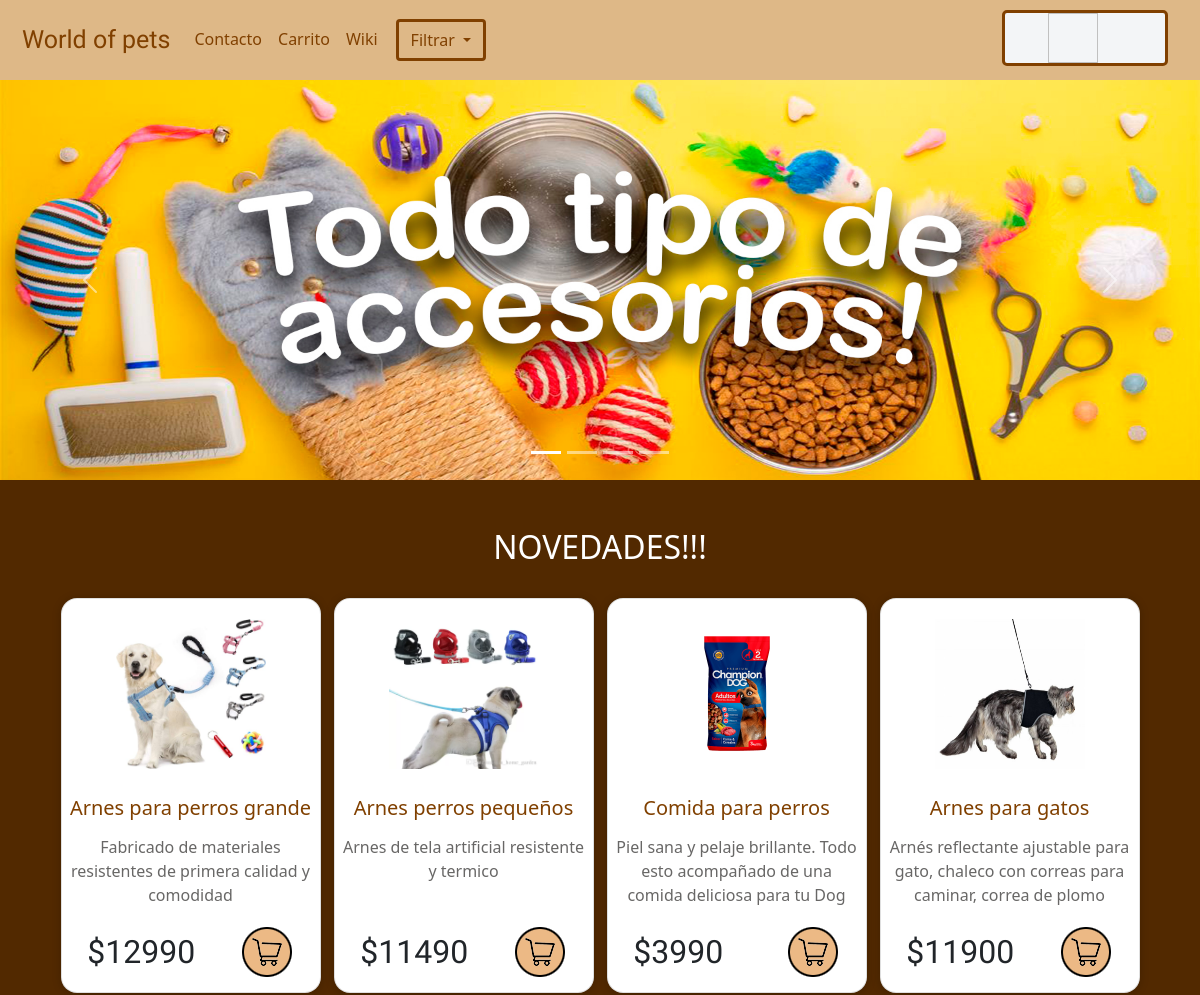
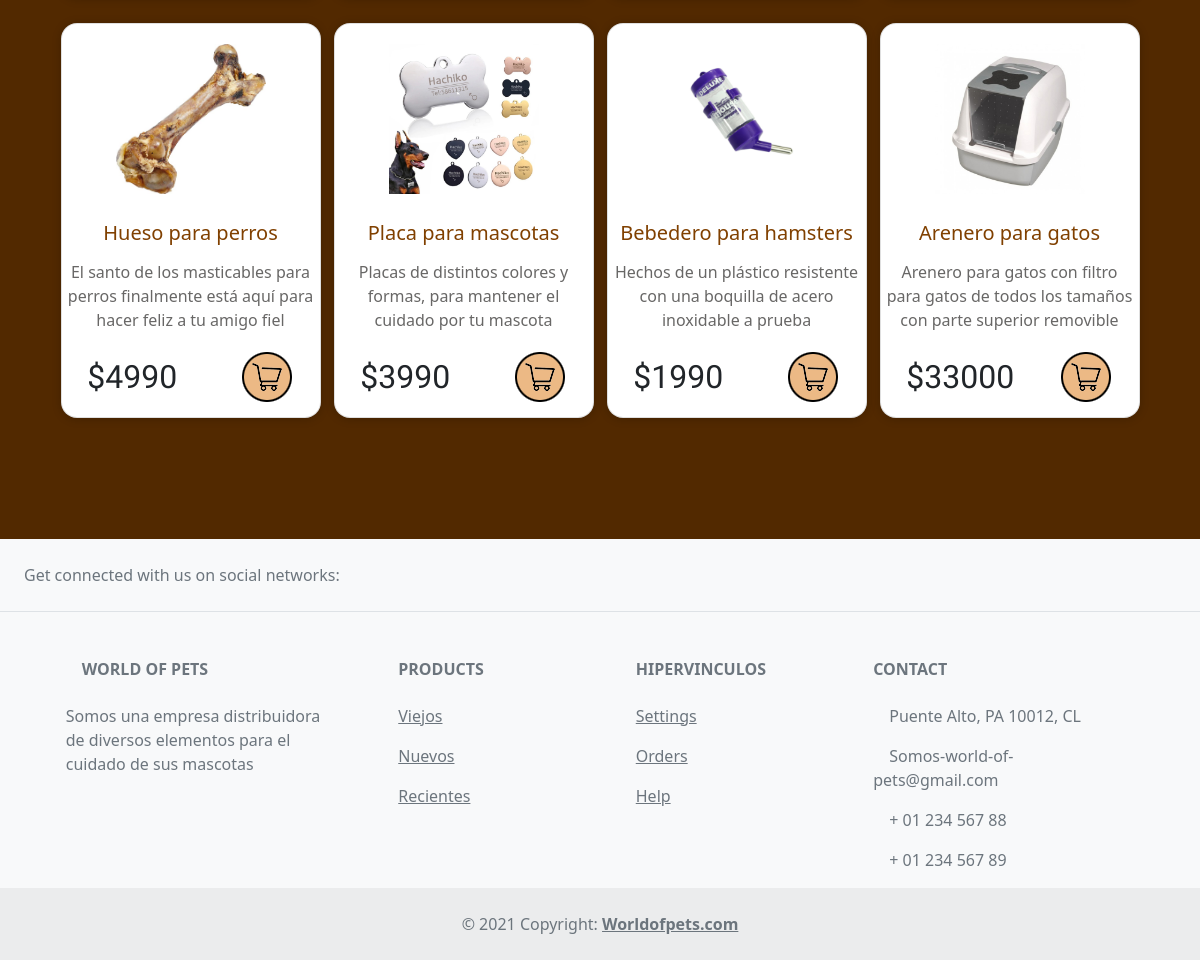
Page /wop/ on the committed database (2 pictures, top to bottom).
### appwop/models.py (models this page shows)
class Pnovedade(models.Model):
    idProducto=models.CharField(max_length=30,null=True)
    nombre=models.CharField(max_length=30)
    descripcion=models.CharField(max_length=150)
    precio=models.IntegerField()
    imagen=models.ImageField(upload_to="productos", null=True)
    creado=models.DateTimeField(auto_now_add=True)
    actualizado=models.DateTimeField(auto_now=True)

### appwop/views.py (the view)
# urls.py: path('wop/', index),
def index(request):
    try:
        pnovedades = Pnovedade.objects.all()
        context= {'pnovedades':pnovedades}
        return render(request, "index.html", context)
    except:
        mensaje = "Problemas con la carga en el home"
        return HttpResponse(mensaje)

### appwop/templates/index.html (shortened to what this page needs)
{% load static %}
<!DOCTYPE html>
<html lang="en">
<head>
    <link rel="stylesheet" href="{% static 'appwop/css/estilo-sec-clima.css' %}">
    <link rel="stylesheet" href="{% static 'appwop/css/estilos-index.css' %}">
    <link href="https://cdn.jsdelivr.net/npm/bootstrap@5.1.3/dist/css/bootstrap.min.css" rel="stylesheet">
</head>
<body style="background-color:#522900;">
    <nav id="marginnav" class="navbar navbar-expand-lg navbar-light bg-light">
        <div id="fondo" class="container-fluid">
          <a id="cafenav" class="navbar-brand">World of pets</a>
          <div class="collapse navbar-collapse" id="navbarSupportedContent">
            <ul class="navbar-nav me-auto mb-2 mb-lg-0">
              <li class="nav-item1">
                <a id="cafenav2" class="nav-link active" href="/contacto/">Contacto</a>
              </li>
              <li class="nav-item2">
                <a id="cafenav2" class="nav-link" href="/carrito/">Carrito</a>
              </li>
              <li class="nav-item2">
                <a id="cafenav2" class="nav-link" href="/wiki/" style="margin-right: 10px;">Wiki</a>
              </li>
              <div class="dropdown">
                <button id="color-boton-filtrar" class="btn btn-secondary dropdown-toggle" type="button" id="dropdownMenuButton1" data-bs-toggle="dropdown" aria-expanded="false">
                  Filtrar
                </button>
              </div>
            </ul>
            <div id="clima" style="background-color: rgb(243, 245, 247);">
              <img id="icono-animado">
              <p id="ubicacion"></p>
            </div>
          </div>
        </div>
      </nav>
      <div id="carouselExampleIndicators" class="carousel slide" data-bs-ride="carousel">
        <div class="carousel-indicators">
          <button type="button" data-bs-target="#carouselExampleIndicators" data-bs-slide-to="0" class="active" aria-current="true" aria-label="Slide 1"></button>
          <button type="button" data-bs-target="#carouselExampleIndicators" data-bs-slide-to="1" aria-label="Slide 2"></button>
          <button type="button" data-bs-target="#carouselExampleIndicators" data-bs-slide-to="2" aria-label="Slide 3"></button>
          <button type="button" data-bs-target="#carouselExampleIndicators" data-bs-slide-to="3" aria-label="Slide 4"></button>
        </div>
        <div class="carousel-inner">
          <div class="carousel-item active">
            <img src="{% static 'appwop/Img/Banner1.jpg' %}" id="imgs-carusel" class="d-block w-100">
          </div>
        </div>
        <button class="carousel-control-prev" type="button" data-bs-target="#carouselExampleIndicators" data-bs-slide="prev">
          <span class="carousel-control-prev-icon" aria-hidden="true"></span>
        </button>
        <button class="carousel-control-next" type="button" data-bs-target="#carouselExampleIndicators" data-bs-slide="next">
          <span class="carousel-control-next-icon" aria-hidden="true"></span>
        </button>
      </div>
      <br>
      <br>
      <section class="productos">
        <div class="col mx-auto align-items-center">
          <div class="text-center">
            <h2 id="hdos">NOVEDADES!!!</h2>
          </div>
          <br>
          <div class="row mx-auto justify-content-center align-items-center text-center container">
            {% if pnovedades %}
              {% for producto in pnovedades %}
                <div class="card col-lg-3 col-md-3 col-12 w-30">
                <img id="imagenes-productos" src="{{ producto.imagen.url }}" width="150" height="150" class="imagenob1" alt="imagen">
                <h5 id="nombres-productos">{{ producto.nombre}}</h5>
                <p id="descripcion-productos">{{ producto.descripcion}}</p>
                <p id="precios">${{ producto.precio}}</p>
                <a href="#" id="iconoCarrito"><img src="{% static 'appwop/Img/iconoCarrito.png' %}" ></a>
              </div>
              {% endfor %}
            {% endif %}
          </div>
      </div>
      <br>
      <br>
      <br>
    </section>
    <br>
    <footer  class="text-center text-lg-start bg-light text-muted" aria-expanded="false">
    <section
        class="d-flex justify-content-center justify-content-lg-between p-4 border-bottom"
    >
        <div class="me-5 d-none d-lg-block">
        <span>Get connected with us on social networks:</span>
        </div>
        <div>
        </div>
    </section>
    <section class="Footer">
        <div class="container text-center text-md-start mt-5">
        <div class="row mt-3">
            <div class="col-md-3 col-lg-4 col-xl-3 mx-auto mb-4">
            <h6 class="text-uppercase fw-bold mb-4">
                World of pets
            </h6>
            <p>
                Somos una empresa distribuidora de diversos elementos para el cuidado de sus mascotas
            </p>
            </div>
            <div class="col-md-2 col-lg-2 col-xl-2 mx-auto mb-4">
            <h6 class="text-uppercase fw-bold mb-4">
                Products
            </h6>
            <p>
                <a href="#!" class="text-reset">Viejos</a>
            </p>
            <p>
                <a href="#!" class="text-reset">Nuevos</a>
            </p>
            <p>
                <a href="#!" class="text-reset">Recientes</a>
            </p>
            </div>
            <div class="col-md-3 col-lg-2 col-xl-2 mx-auto mb-4">
            <h6 class="text-uppercase fw-bold mb-4">
                Hipervinculos
            </h6>
            <p>
                <a href="#!" class="text-reset">Settings</a>
            </p>
            <p>
                <a href="#!" class="text-reset">Orders</a>
            </p>
            <p>
                <a href="#!" class="text-reset">Help</a>
            </p>
            </div>
            <div class="col-md-4 col-lg-3 col-xl-3 mx-auto mb-md-0 mb-4">
            <h6 class="text-uppercase fw-bold mb-4">
                Contact
            </h6>
            <p> Puente Alto, PA 10012, CL</p>
            <p>
                Somos-world-of-pets@gmail.com
            </p>
            <p> + 01 234 567 88</p>
            <p> + 01 234 567 89</p>
            </div>
            </div>
            </div>
        </section>
        <div class="text-center p-4" style="background-color: rgba(0, 0, 0, 0.05);">
            © 2021 Copyright:
            <a class="text-reset fw-bold" href="/wop/">Worldofpets.com</a>
        </div>
        </footer>
    </body>
</html>

### appwop/static/appwop/css/estilo-sec-clima.css (style rules this page uses)
#clima { box-sizing: content-box; border: 3px solid #804000; border-radius: 5px; width: 160px; height: 50px; flex-direction: row; margin-right: 10px; margin-bottom: 4px; }
#ubicacion { font-size: 13px; width: 70px; height: 35px; top: 32px; right: 45%; margin-left: 12px; margin-bottom: 0px; }
#icono-animado { display: inline; position: absolute; margin-left: 16px; width: 50px; height: 50px; }

### appwop/static/appwop/css/estilos-index.css (style rules this page uses)
#cafenav { font-family: 'Courgette', cursive; color: #804000; font-size: 25px; }
#cafenav2 { color: #804000; }
.d-flex { margin-bottom: 4px; }
#marginnav { margin: 0; padding: 0; }
#fondo { background-color: burlywood; border: 10px solid burlywood; }
.carousel-inner { background-color: #804000; }
#color-boton-filtrar { border: 3px solid #804000; color: #804000; background-color: burlywood; }
#hdos { color: white; }
.productos .card { width: 260px; height: 395px; box-shadow: 0 1px 10px rgba(0, 0, 0, 0.2); display: flex; flex-direction: column; justify-content: center; align-items: center; text-align: center; padding: 1rem; border-radius: 1rem 1rem 1rem 1rem; margin: auto; margin-bottom: 25px; }
#iconoCarrito { position: absolute; bottom: 15px; left: 70%; }
#nombres-productos { position: absolute; top:50%; color: #804000; }
#imagenes-productos { position: absolute; top: 5%; width: 150px; height: 150px; }
#descripcion-productos { position: absolute; top: 60%; padding-left: 5px; padding-right: 5px; color: #686766; }
#precios { font-family: 'Glegoo'; position: absolute; font-size: xx-large; bottom: 0px; left: 10%; }

### rows in the picture
Pnovedade: imagen (picture), nombre "Arnes para perros grande", descripcion "Fabricado de materiales resistentes de primera calidad y comodidad", precio "12990"
Pnovedade: imagen (picture), nombre "Arnes perros pequeños", descripcion "Arnes de tela artificial resistente y termico", precio "11490"
Pnovedade: imagen (picture), nombre "Comida para perros", descripcion "Piel sana y pelaje brillante. Todo esto acompañado de una comida deliciosa para tu Dog", precio "3990"
Pnovedade: imagen (picture), nombre "Arnes para gatos", descripcion "Arnés reflectante ajustable para gato, chaleco con correas para caminar, correa de plomo", precio "11900"
Pnovedade: imagen (picture), nombre "Hueso para perros", descripcion "El santo de los masticables para perros finalmente está aquí para hacer feliz a tu amigo fiel", precio "4990"
Pnovedade: imagen (picture), nombre "Placa para mascotas", descripcion "Placas de distintos colores y formas, para mantener el cuidado por tu mascota", precio "3990"
Pnovedade: imagen (picture), nombre "Bebedero para hamsters", descripcion "Hechos de un plástico resistente con una boquilla de acero inoxidable a prueba", precio "1990"
Pnovedade: imagen (picture), nombre "Arenero para gatos", descripcion "Arenero para gatos con filtro para gatos de todos los tamaños con parte superior removible", precio "33000"
